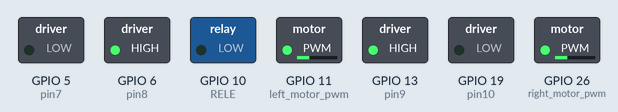
Simulated run of this program. Board: Raspberry Pi (BCM pin numbers). Parts: switched loads named in the program (green lamp = pin HIGH).

Above: at 0.1 s.
Timing chart, 0 to 1.6 s (numbered marks = the images above):
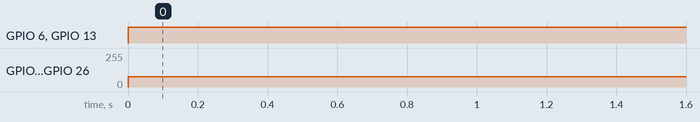

Measured:
- by itself, GPIO 6 (pin8), GPIO 13 (pin9): LOW → HIGH at 0.00 s
- by itself, GPIO 11 (left_motor_pwm), GPIO 26 (right_motor_pwm): 0/255 → 77/255 at 0.00 s

The program:

L298D.py
```python
import RPi.GPIO as GPIO
import time

# Настраиваем GPIO на Raspberry Pi
#GPIO.setmode(GPIO.BOARD)
GPIO.setmode(GPIO.BCM)

# Определяем пины, к которым подключен L298D
#IN1 = 5  # GPIO5 (1-27)
#IN2 = 6  # GPIO6 (1-27)
#EN = 13  # GPIO13 (1-27)
pin6=11
pin7=5
pin8=6
pin9=13
pin10=19
pin11=26
RELE = 10

# Настраиваем пины на выход
GPIO.setup(pin6, GPIO.OUT)
GPIO.setup(pin7, GPIO.OUT)
GPIO.setup(pin8, GPIO.OUT)
GPIO.setup(pin9, GPIO.OUT)
GPIO.setup(pin10, GPIO.OUT)
GPIO.setup(pin11, GPIO.OUT)
GPIO.setup(RELE, GPIO.OUT)

# Создаем объект PWM для управления скоростью вращения мотора
left_motor_pwm = GPIO.PWM(pin6, 1000)  # 1000 - частота ШИМ (в Гц)
right_motor_pwm = GPIO.PWM(pin11, 1000)  #

# Запускаем ШИМ с начальной скоростью 50%
left_motor_pwm.start(50)
right_motor_pwm.start(50)

# Функция для изменения скорости вращения мотора
"""def change_motor_speed(speed):
    # Ограничиваем скорость от 0 до 100%
    GPIO.output(IN1, GPIO.HIGH) # REle in
    GPIO.output(IN2, GPIO.LOW)
    if speed < 0:
        speed = 0
    elif speed > 100:
        speed = 100

    # Изменяем скорость вращения мотора
    motor_pwm.ChangeDutyCycle(speed)"""

# Пример использования:
try: # diapazon speed: 0-100 (in % ot max)
    # Устанавливаем скорость 80%
    speed = 30  #100- 22.85, 90 - 21.9 cm/sec, 80 - 20 cm/sec, 70 - 18.85cm/sec, 60 - 17.8 cm/sec, 50 - 15 cm/sec, 40 - 12.4 cm/sec, 30 - 7.85 cm/sec, 20 - min(3 cm/sec),

    GPIO.output(RELE, GPIO.LOW)

    GPIO.output(pin9, GPIO.HIGH)#
    GPIO.output(pin10, GPIO.LOW)#
    left_motor_pwm.ChangeDutyCycle(speed)
    GPIO.output(pin8, GPIO.HIGH)
    GPIO.output(pin7, GPIO.LOW)
    right_motor_pwm.ChangeDutyCycle(speed)


    #GPIO.output(RELE, GPIO.LOW)
    #change_motor_speed(50)
    time.sleep(700)  # Мотор будет вращаться со скоростью 80% в течение 5 секунд
    #GPIO.output(RELE, GPIO.LOW)
    GPIO.output(RELE, GPIO.HIGH)

    print(2)

    # Устанавливаем скорость 30%
    """change_motor_speed(30)
    time.sleep(2)  # Мотор будет вращаться со скоростью 30% в течение 3 секунд

    # Останавливаем мотор
    change_motor_speed(80)
    time.sleep(2)  # Мотор будет остановлен на 2 секунды

    # Включаем мотор на полную мощность
    change_motor_speed(80) # speed 100 - est nuansi (nestabilno nemnogo)
    time.sleep(2)  # Мотор будет вращаться со скоростью 100% в течение 4 секунды
    """

except KeyboardInterrupt:
    GPIO.cleanup()

# Останавливаем мотор и очищаем настройки GPIO
left_motor_pwm.stop()
right_motor_pwm.stop()
GPIO.cleanup()
```
